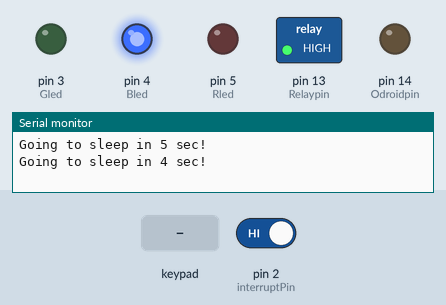
Simulated run of this sketch. Board: Arduino Uno, built with avr-gcc and run on an emulated ATmega328P. Parts: switched loads named in the sketch (green lamp = pin HIGH), output pins drawn as LEDs (lit = HIGH), the last lines printed to the serial monitor. The test bench sets the inputs (shaded band); at power-on: pin 2 (interruptPin) HIGH. Sleep ends after the set time or at an interrupt.

Above: at 1.2 s.
1.3 s: pin 2 (interruptPin) driven LOW
4.3 s: key '#' pressed
At 7.2 s:
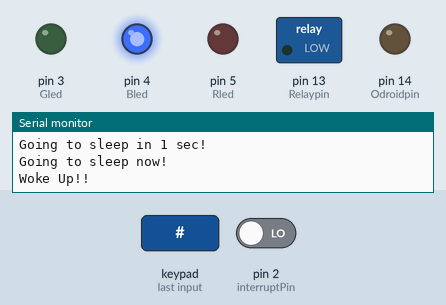
7.3 s: keypad keys 2 2 1 0 1 6 # pressed 0.4 s apart
At 10.7 s:
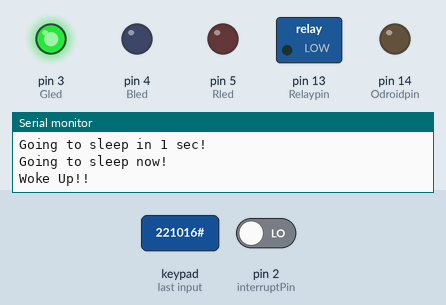
13.1 s: keypad keys 1 9 9 4 # pressed 0.4 s apart
At 15.5 s:
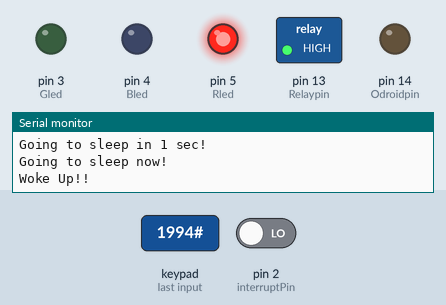
17.2 s: pin 2 (interruptPin) driven HIGH
At 22.5 s:
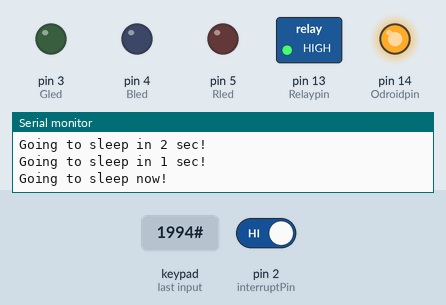
Timing chart, 0 to 23.7 s (numbered marks = the images above; inputs shaded):
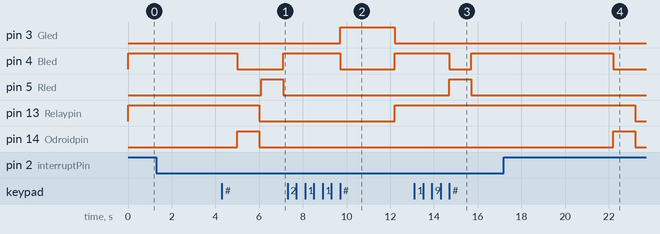

Measured:
- after the input at 4.3 s, pin 5 (Rled): LOW → HIGH after 1.8 s, → LOW 1.0 s later
- after the input at 7.3 s, pin 3 (Gled): LOW → HIGH after 2.4 s, → LOW 2.5 s later; pin 4 (Bled): HIGH → LOW after 2.4 s, → HIGH 2.5 s later; pin 13 (Relaypin): LOW → HIGH after 4.9 s
- after the input at 13.1 s, pin 4 (Bled): HIGH → LOW after 1.6 s, → HIGH 1.0 s later; pin 5 (Rled): LOW → HIGH after 1.6 s, → LOW 1.0 s later
- after the input at 17.2 s, pin 4 (Bled): HIGH → LOW after 5.0 s; pin 13 (Relaypin): HIGH → LOW after 6.0 s; pin 14 (Odroidpin): LOW → HIGH after 5.0 s, → LOW 1.0 s later

The sketch:

Pivo-Uzi_immo.ino
```cpp
#include <avr/sleep.h>//this AVR library contains the methods that controls the sleep modes
#include <Password.h>//Library for Password
#include <Keypad.h>//Library used to access keypad


#define interruptPin 2 //Pin we are going to use to wake up the Arduino
#define Gled 3 //Green Led pin
#define Bled 4 //Blue led pin
#define Rled 5 //Red led pin
#define Relaypin 13//Relay pin
#define Odroidpin 14// Odroid pin for interrupt

Password password = Password( "221016" ); //Password setup
Password pass = Password( "1994" ); //reset password
char pass2[7] = "";

const byte ROWS = 4;
const byte COLS = 3;

char keys[ROWS][COLS] = {
  {'1', '2', '3'},
  {'4', '5', '6'},
  {'7', '8', '9'},
  {'*', '0', '#'}
};

byte rowPins[ROWS] = {7, 12, 11, 9};
byte colPins[COLS] = {8, 6, 10};

Keypad keypad = Keypad( makeKeymap(keys), rowPins, colPins, ROWS, COLS );

void setup() {
  Serial.begin(9600);
  //pinMode(LED_BUILTIN,OUTPUT);//We use the led on pin 13 to indecate when Arduino is Asleep
  pinMode(interruptPin, INPUT_PULLUP); //Set pin d2 to input using the buildin pullup resistor
  pinMode(Gled, OUTPUT);
  pinMode(Bled, OUTPUT); //Declare all 3 leds as outputs
  pinMode(Rled, OUTPUT);
  pinMode(Relaypin, OUTPUT); //Declare status of relay pin
  pinMode(Odroidpin, OUTPUT);
  //digitalWrite(LED_BUILTIN,HIGH);//turning LEDs on (just for testing when not a led in circuit)
  digitalWrite(Bled, HIGH);
  digitalWrite(Relaypin, HIGH);
  keypad.addEventListener(keypadEvent);
}
void Going_To_Sleep() {
  sleep_enable();//Enabling sleep mode
  attachInterrupt(0, wakeUp, LOW);//attaching an interrupt to pin d2
  set_sleep_mode(SLEEP_MODE_PWR_DOWN);//Setting the sleep mode, in our case full sleep
  //digitalWrite(LED_BUILTIN,LOW);//turning LED off (just for testing when not a led in circuit)
  digitalWrite(Bled, LOW); //Turn off Blue LED
  digitalWrite(Odroidpin, HIGH); //Turn off Odroid
  delay(1000);
  digitalWrite(Odroidpin, LOW);
  digitalWrite(Relaypin, LOW);
  delay(100); //wait a second to allow the led to be turned off before going to sleep
  sleep_cpu(); //activating sleep mode
}
void wakeUp() {
  sleep_disable();//Disable sleep mode
  //digitalWrite(LED_BUILTIN,HIGH);//turning LED on (just for testing when not a led in circuit)
  digitalWrite(Bled, HIGH); //Turn on blue led
  delay(200);
  digitalWrite(Relaypin, HIGH);
  delay(500);
  Serial.println("Woke Up!!");
  detachInterrupt(0);

}
void loop() {
  int state = digitalRead(interruptPin);
  switch (state)
  {
    case 0:
      keypad.getKey();
      break;
    case 1:
      Serial.println("Going to sleep in 5 sec!");
      delay(1000);
      Serial.println("Going to sleep in 4 sec!");
      delay(1000);
      Serial.println("Going to sleep in 3 sec!");
      delay(1000);
      Serial.println("Going to sleep in 2 sec!");
      delay(1000);
      Serial.println("Going to sleep in 1 sec!");
      delay(1000);
      Serial.println("Going to sleep now!");
      Going_To_Sleep();
      break;
  }
}
void keypadEvent(KeypadEvent eKey) {
  switch (keypad.getState()) {
    case PRESSED:

      switch (eKey) {
        case '#': checkPassword(); delay(1); break;  //"Enter" key

        case '*': password.reset(); delay(1); break;  //"Reset" key

        default: password.append(eKey); delay (1);
      }
  }
}
void checkPassword() { //Checks to see if entered password is correct

  if (pass.evaluate()) { //if password is the reset password you can reset the main password
    digitalWrite(Gled, HIGH);
    digitalWrite(Rled, HIGH);
    for (byte i = 0; i < 7; i++) {
      char key = NO_KEY;
      while (key == NO_KEY || key == '*' || key == '#') key = keypad.getKey();
      pass2[i] = key;
      delay(15);
    }
    pass2[7] = '\0';
    password.set(pass2);
    delay(1);
    digitalWrite(Gled, LOW);
    digitalWrite(Rled, LOW);
    delay(5);
    password.reset();
    pass.reset();
  }
  else if (password.evaluate()) { //If it is, the relayPin is set Low for 2.5 seconds
    digitalWrite(Bled, LOW);// Turn off Blue led
    digitalWrite(Gled, HIGH); //turn on green led to show access granted
    digitalWrite(Relaypin, LOW);
    delay(2500);
    digitalWrite(Relaypin, HIGH);
    digitalWrite(Gled, LOW);
    digitalWrite(Bled, HIGH);  //Turning Blue LED on again
    password.reset();
    pass.reset();//Prevents the situation where after the correct code
    //is entered, the "Enter" key can be pressed and the relay
    //be activated again until the reset (or any other button)
    //is pressed.
  }
  else { //If it isn't, the chip prevents access.
    digitalWrite(Bled, LOW);
    digitalWrite(Rled, HIGH);
    password.reset();
    pass.reset(); //NOTE: If the wrong code is entered or the wrong button is
    //accidentally pressed, the reset button must still be pressed
    //before it will accept the correct sequence.
    delay(1000);
    digitalWrite(Rled, LOW);
    digitalWrite(Bled, HIGH);
  }
}
```
